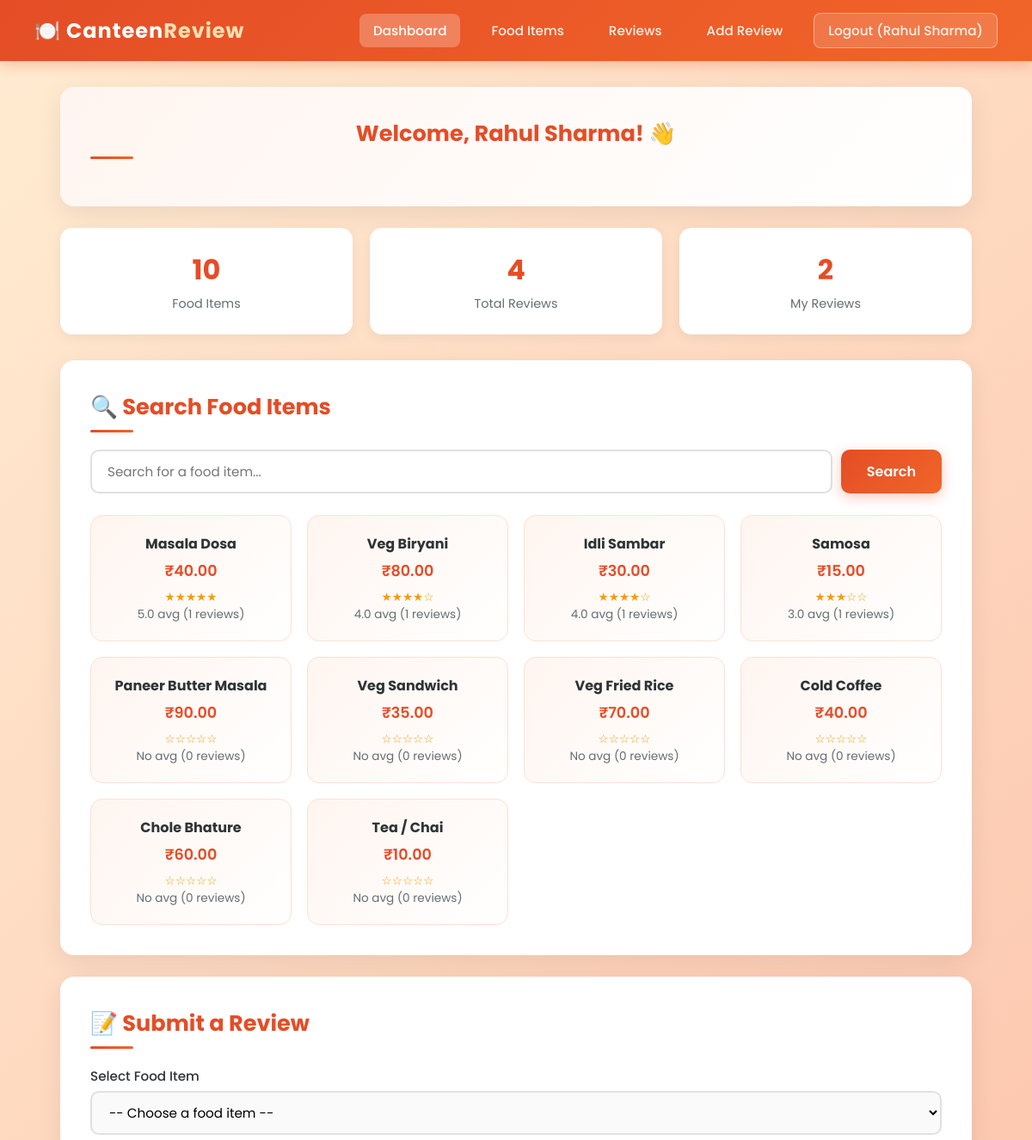
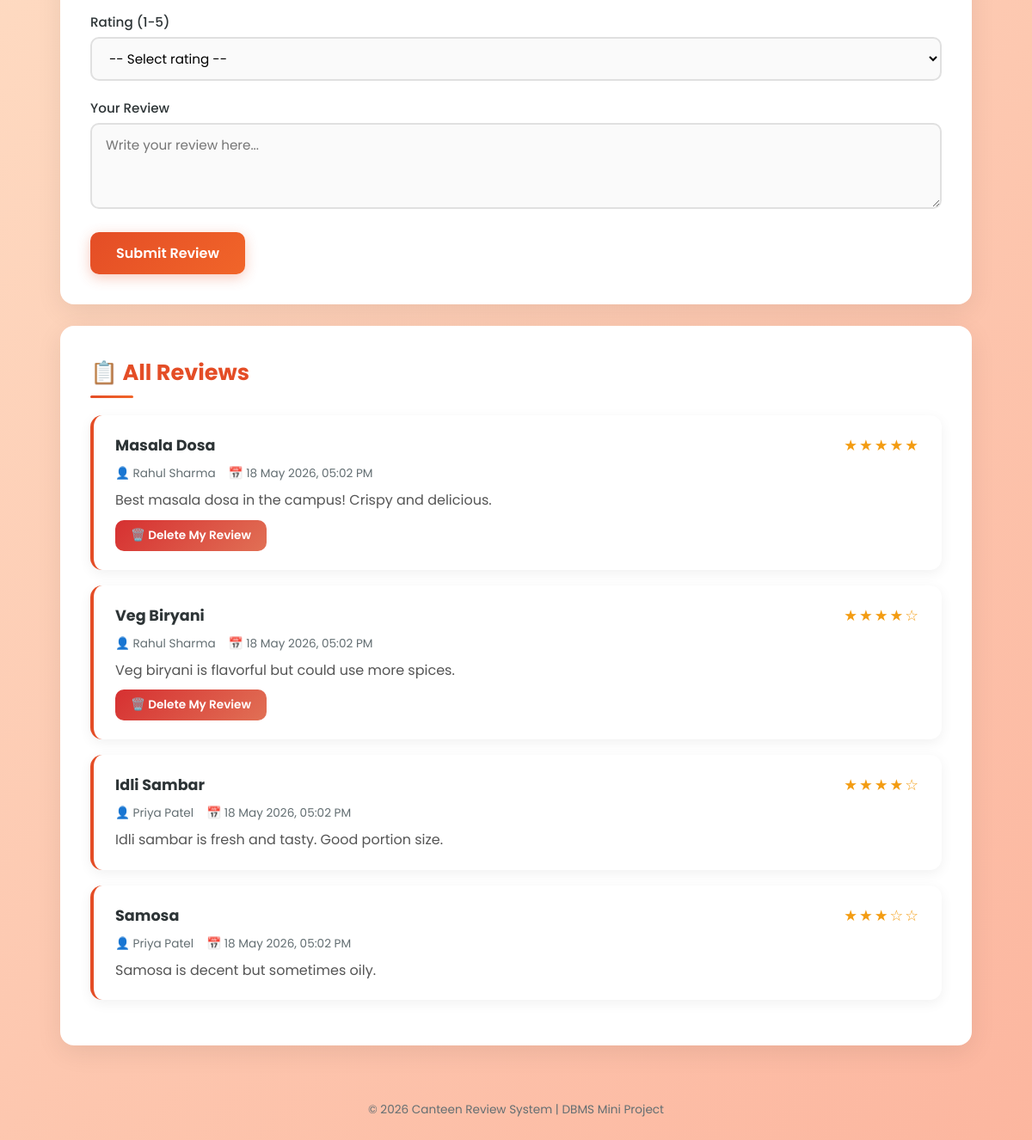
Screenshot of /api/dashboard.php (signed in) with the database file from the repository (2 pictures, top to bottom).
### tables this page shows
CREATE TABLE IF NOT EXISTS food_items (
    food_id INT PRIMARY KEY AUTO_INCREMENT,
    food_name VARCHAR(100) NOT NULL,
    price DECIMAL(10,2) NOT NULL
);

CREATE TABLE IF NOT EXISTS reviews (
    review_id INT PRIMARY KEY AUTO_INCREMENT,
    student_id INT NOT NULL,
    food_id INT NOT NULL,
    rating INT NOT NULL CHECK (rating >= 1 AND rating <= 5),
    review_text TEXT NOT NULL,
    created_at TIMESTAMP DEFAULT CURRENT_TIMESTAMP,
    FOREIGN KEY (student_id) REFERENCES students(student_id) ON DELETE CASCADE,
    FOREIGN KEY (food_id) REFERENCES food_items(food_id) ON DELETE CASCADE
);

CREATE TABLE IF NOT EXISTS students (
    student_id INT PRIMARY KEY AUTO_INCREMENT,
    name VARCHAR(100) NOT NULL,
    email VARCHAR(100) NOT NULL UNIQUE,
    password VARCHAR(255) NOT NULL,
    created_at TIMESTAMP DEFAULT CURRENT_TIMESTAMP
);

### api/dashboard.php (the view, shortened to what this page needs)
<?php
require_once 'db_connect.php';
$student_name = $_SESSION['student_name'];
$student_id = $_SESSION['student_id'];
$search = trim($_GET['search'] ?? '');
$food_query = "SELECT f.food_id, f.food_name, f.price,
               ROUND(AVG(r.rating), 1) as avg_rating,
               COUNT(r.review_id) as review_count
               FROM food_items f
               LEFT JOIN reviews r ON f.food_id = r.food_id";
$food_query .= " GROUP BY f.food_id ORDER BY avg_rating DESC";
$food_result = mysqli_query($conn, $food_query);
$food_filter = intval($_GET['food_id'] ?? 0);
$review_query = "SELECT r.*, s.name as student_name, f.food_name
                 FROM reviews r
                 JOIN students s ON r.student_id = s.student_id
                 JOIN food_items f ON r.food_id = f.food_id";
$review_query .= " ORDER BY r.created_at DESC";
$review_result = mysqli_query($conn, $review_query);
$total_reviews = mysqli_fetch_assoc(mysqli_query($conn, "SELECT COUNT(*) as c FROM reviews"))['c'];
$total_foods = mysqli_fetch_assoc(mysqli_query($conn, "SELECT COUNT(*) as c FROM food_items"))['c'];
$my_reviews = mysqli_fetch_assoc(mysqli_query($conn, "SELECT COUNT(*) as c FROM reviews WHERE student_id = $student_id"))['c'];
function render_stars($rating) {
    $stars = '';
    for ($i = 1; $i <= 5; $i++) {
        $stars .= ($i <= $rating) ? '★' : '☆';
    }
    return $stars;
}
?>
<!DOCTYPE html>
<html lang="en">
<head>
    <link rel="stylesheet" href="style.css">
</head>
<body>
    <nav class="navbar">
        <div class="logo">🍽️ Canteen<span>Review</span></div>
        <div class="nav-links">
            <a href="dashboard.php" class="active">Dashboard</a>
            <a href="#food-section">Food Items</a>
            <a href="#review-section">Reviews</a>
            <a href="#submit-section">Add Review</a>
            <a href="logout.php" class="btn-logout">Logout (<?php echo htmlspecialchars($student_name); ?>)</a>
        </div>
    </nav>
    <div class="container">
        <div class="card" style="text-align:center; background: linear-gradient(135deg, #fff5f0, #fff);">
            <h2 style="text-align:center;">Welcome, <?php echo htmlspecialchars($student_name); ?>! 👋</h2>
        </div>
        <div class="stats-grid">
            <div class="stat-card">
                <div class="stat-number"><?php echo $total_foods; ?></div>
                <div class="stat-label">Food Items</div>
            </div>
            <div class="stat-card">
                <div class="stat-number"><?php echo $total_reviews; ?></div>
                <div class="stat-label">Total Reviews</div>
            </div>
            <div class="stat-card">
                <div class="stat-number"><?php echo $my_reviews; ?></div>
                <div class="stat-label">My Reviews</div>
            </div>
        </div>
        <div class="card" id="food-section">
            <h2>🔍 Search Food Items</h2>
            <form method="GET" action="dashboard.php" class="search-bar">
                <input type="text" name="search" placeholder="Search for a food item..."
                       value="<?php echo htmlspecialchars($search); ?>">
                <button type="submit" class="btn btn-primary">Search</button>
            </form>
            <div class="food-grid">
                <?php if (mysqli_num_rows($food_result) > 0): ?>
                    <?php while ($food = mysqli_fetch_assoc($food_result)): ?>
                        <a href="dashboard.php?food_id=<?php echo $food['food_id']; ?>#review-section" style="text-decoration:none;">
                            <div class="food-card">
                                <h4><?php echo htmlspecialchars($food['food_name']); ?></h4>
                                <div class="price">₹<?php echo number_format($food['price'], 2); ?></div>
                                <div class="avg-rating">
                                    <span><?php echo $food['avg_rating'] ? render_stars(round($food['avg_rating'])) : '☆☆☆☆☆'; ?></span>
                                    <br><?php echo $food['avg_rating'] ?? 'No'; ?> avg
                                    (<?php echo $food['review_count']; ?> reviews)
                                </div>
                            </div>
                        </a>
                    <?php endwhile; ?>
                <?php else: ?>
                    <p style="grid-column: 1/-1; text-align:center; color:#636e72;">No food items found.</p>
                <?php endif; ?>
            </div>
        </div>
        <div class="card" id="submit-section">
            <h2>📝 Submit a Review</h2>
            <form method="POST" action="dashboard.php">
                <div class="form-group">
                    <label for="food_id">Select Food Item</label>
                    <select id="food_id" name="food_id" required>
                        <option value="">-- Choose a food item --</option>
                    </select>
                </div>
                <div class="form-group">
                    <label for="rating">Rating (1-5)</label>
                    <select id="rating" name="rating" required>
                        <option value="">-- Select rating --</option>
                    </select>
                </div>
                <div class="form-group">
                    <label for="review_text">Your Review</label>
                    <textarea id="review_text" name="review_text" placeholder="Write your review here..." required></textarea>
                </div>
                <button type="submit" name="submit_review" class="btn btn-primary">Submit Review</button>
            </form>
        </div>
        <div class="card" id="review-section">
            <h2>📋 <?php echo $food_filter ? 'Filtered' : 'All'; ?> Reviews
            </h2>
            <?php if (mysqli_num_rows($review_result) > 0): ?>
                <?php while ($rev = mysqli_fetch_assoc($review_result)): ?>
                    <div class="review-card">
                        <div class="review-header">
                            <h3><?php echo htmlspecialchars($rev['food_name']); ?></h3>
                            <div class="review-stars"><?php echo render_stars($rev['rating']); ?></div>
                        </div>
                        <div class="review-meta">
                            <span>👤 <?php echo htmlspecialchars($rev['student_name']); ?></span>
                            <span>📅 <?php echo date('d M Y, h:i A', strtotime($rev['created_at'])); ?></span>
                        </div>
                        <p class="review-text"><?php echo htmlspecialchars($rev['review_text']); ?></p>
                        <?php if ($rev['student_id'] == $student_id): ?>
                            <div style="margin-top:10px;">
                                <a href="dashboard.php?delete_review=<?php echo $rev['review_id']; ?>"
                                   class="btn btn-danger btn-sm"
                                   onclick="return confirm('Are you sure you want to delete this review?');">
                                    🗑️ Delete My Review
                                </a>
                            </div>
                        <?php endif; ?>
                    </div>
                <?php endwhile; ?>
            <?php else: ?>
                <p style="text-align:center; color:#636e72; padding:20px;">No reviews yet. Be the first to review!</p>
            <?php endif; ?>
        </div>
    </div>
    <div class="footer">
        <p>&copy; 2026 Canteen Review System | DBMS Mini Project</p>
    </div>
</body>
</html>

### style.css (style rules this page uses)
* { margin: 0; padding: 0; box-sizing: border-box; }
body { font-family: 'Poppins', sans-serif; background: linear-gradient(135deg, #ffecd2 0%, #fcb69f 100%); min-height: 100vh; color: #2d3436; }
a { text-decoration: none; color: inherit; }
.navbar { background: linear-gradient(135deg, #e44d26, #f16529); padding: 15px 40px; display: flex; justify-content: space-between; align-items: center; box-shadow: 0 4px 15px rgba(228, 77, 38, 0.3); position: sticky; top: 0; z-index: 100; }
.navbar .logo { font-size: 1.5rem; font-weight: 700; color: #fff; letter-spacing: 1px; }
.navbar .logo span { color: #ffe0b2; }
.nav-links { display: flex; gap: 20px; align-items: center; }
.nav-links a { color: rgba(255,255,255,0.9); font-weight: 500; padding: 8px 16px; border-radius: 8px; transition: all 0.3s ease; font-size: 0.95rem; }
.nav-links a.active { background: rgba(255,255,255,0.25); color: #fff; }
.nav-links a.btn-logout { background: rgba(255,255,255,0.15); border: 1.5px solid rgba(255,255,255,0.4); }
.container { max-width: 1100px; margin: 30px auto; padding: 0 20px; }
.card { background: #fff; border-radius: 16px; padding: 35px; box-shadow: 0 8px 30px rgba(0,0,0,0.08); margin-bottom: 25px; transition: transform 0.2s ease; }
.card h2 { font-size: 1.6rem; margin-bottom: 20px; color: #e44d26; position: relative; padding-bottom: 10px; }
.card h2::after { content: ''; position: absolute; bottom: 0; left: 0; width: 50px; height: 3px; background: linear-gradient(90deg, #e44d26, #f16529); border-radius: 2px; }
.btn { padding: 12px 30px; border: none; border-radius: 10px; font-family: 'Poppins', sans-serif; font-weight: 600; font-size: 1rem; cursor: pointer; transition: all 0.3s ease; display: inline-block; text-align: center; }
.btn-primary { background: linear-gradient(135deg, #e44d26, #f16529); color: #fff; box-shadow: 0 4px 15px rgba(228, 77, 38, 0.3); }
.btn-danger { background: linear-gradient(135deg, #d63031, #e17055); color: #fff; padding: 8px 18px; font-size: 0.85rem; }
.btn-sm { padding: 8px 18px; font-size: 0.85rem; }
.form-group { margin-bottom: 20px; }
.form-group label { display: block; margin-bottom: 6px; font-weight: 500; color: #2d3436; font-size: 0.95rem; }
.form-group input, .form-group select, .form-group textarea { width: 100%; padding: 12px 16px; border: 2px solid #e0e0e0; border-radius: 10px; font-family: 'Poppins', sans-serif; font-size: 0.95rem; transition: border-color 0.3s ease; background: #fafafa; }
.form-group textarea { resize: vertical; min-height: 100px; }
.review-card { background: #fff; border-radius: 14px; padding: 22px 25px; margin-bottom: 18px; box-shadow: 0 4px 15px rgba(0,0,0,0.06); border-left: 4px solid #e44d26; transition: transform 0.2s ease; }
.review-header { display: flex; justify-content: space-between; align-items: center; margin-bottom: 10px; flex-wrap: wrap; gap: 8px; }
.review-header h3 { font-size: 1.1rem; color: #2d3436; }
.review-meta { font-size: 0.85rem; color: #636e72; display: flex; gap: 15px; flex-wrap: wrap; }
.review-stars { color: #f39c12; font-size: 1.1rem; letter-spacing: 2px; }
.review-text { color: #555; line-height: 1.6; margin-top: 8px; }
.stats-grid { display: grid; grid-template-columns: repeat(auto-fit, minmax(200px, 1fr)); gap: 20px; margin-bottom: 30px; }
.stat-card { background: #fff; border-radius: 14px; padding: 25px; text-align: center; box-shadow: 0 4px 15px rgba(0,0,0,0.06); }
.stat-card .stat-number { font-size: 2rem; font-weight: 700; color: #e44d26; }
.stat-card .stat-label { font-size: 0.9rem; color: #636e72; margin-top: 5px; }
.search-bar { display: flex; gap: 10px; margin-bottom: 25px; }
.search-bar input { flex: 1; padding: 12px 18px; border: 2px solid #e0e0e0; border-radius: 10px; font-family: 'Poppins', sans-serif; font-size: 0.95rem; }
.food-grid { display: grid; grid-template-columns: repeat(auto-fill, minmax(220px, 1fr)); gap: 18px; margin-top: 15px; }
.food-card { background: linear-gradient(135deg, #fff5f0, #fff); border-radius: 14px; padding: 20px; text-align: center; border: 1px solid #fde0d2; transition: all 0.3s ease; }
.food-card h4 { color: #2d3436; margin-bottom: 6px; }
.food-card .price { color: #e44d26; font-weight: 600; font-size: 1.1rem; }
.food-card .avg-rating { margin-top: 8px; font-size: 0.85rem; color: #636e72; }
.food-card .avg-rating span { color: #f39c12; }
.footer { text-align: center; padding: 25px; color: #636e72; font-size: 0.85rem; margin-top: 40px; }

### rows the page displays
food_items: food_name "Masala Dosa", price "40.00", avg_rating "★★★★★", avg_rating "5.0", review_count "1"
food_items: food_name "Veg Biryani", price "80.00", avg_rating "★★★★☆", avg_rating "4.0", review_count "1"
food_items: food_name "Idli Sambar", price "30.00", avg_rating "★★★★☆", avg_rating "4.0", review_count "1"
food_items: food_name "Samosa", price "15.00", avg_rating "★★★☆☆", avg_rating "3.0", review_count "1"
food_items: food_name "Paneer Butter Masala", price "90.00", avg_rating "No", review_count "0"
food_items: food_name "Veg Sandwich", price "35.00", avg_rating "No", review_count "0"
food_items: food_name "Veg Fried Rice", price "70.00", avg_rating "No", review_count "0"
food_items: food_name "Cold Coffee", price "40.00", avg_rating "No", review_count "0"
food_items: food_name "Chole Bhature", price "60.00", avg_rating "No", review_count "0"
food_items: food_name "Tea / Chai", price "10.00", avg_rating "No", review_count "0"
reviews: food.food_name "Masala Dosa", rating "★★★★★", student.name "Rahul Sharma", created_at "18 May 2026, 05:02 PM", review_text "Best masala dosa in the campus! Crispy and delicious."
reviews: food.food_name "Veg Biryani", rating "★★★★☆", student.name "Rahul Sharma", created_at "18 May 2026, 05:02 PM", review_text "Veg biryani is flavorful but could use more spices."
reviews: food.food_name "Idli Sambar", rating "★★★★☆", student.name "Priya Patel", created_at "18 May 2026, 05:02 PM", review_text "Idli sambar is fresh and tasty. Good portion size."
reviews: food.food_name "Samosa", rating "★★★☆☆", student.name "Priya Patel", created_at "18 May 2026, 05:02 PM", review_text "Samosa is decent but sometimes oily."

### other values shown
$student_name "Rahul Sharma"
$total_foods "10"
$total_reviews "4"
$my_reviews "2"
